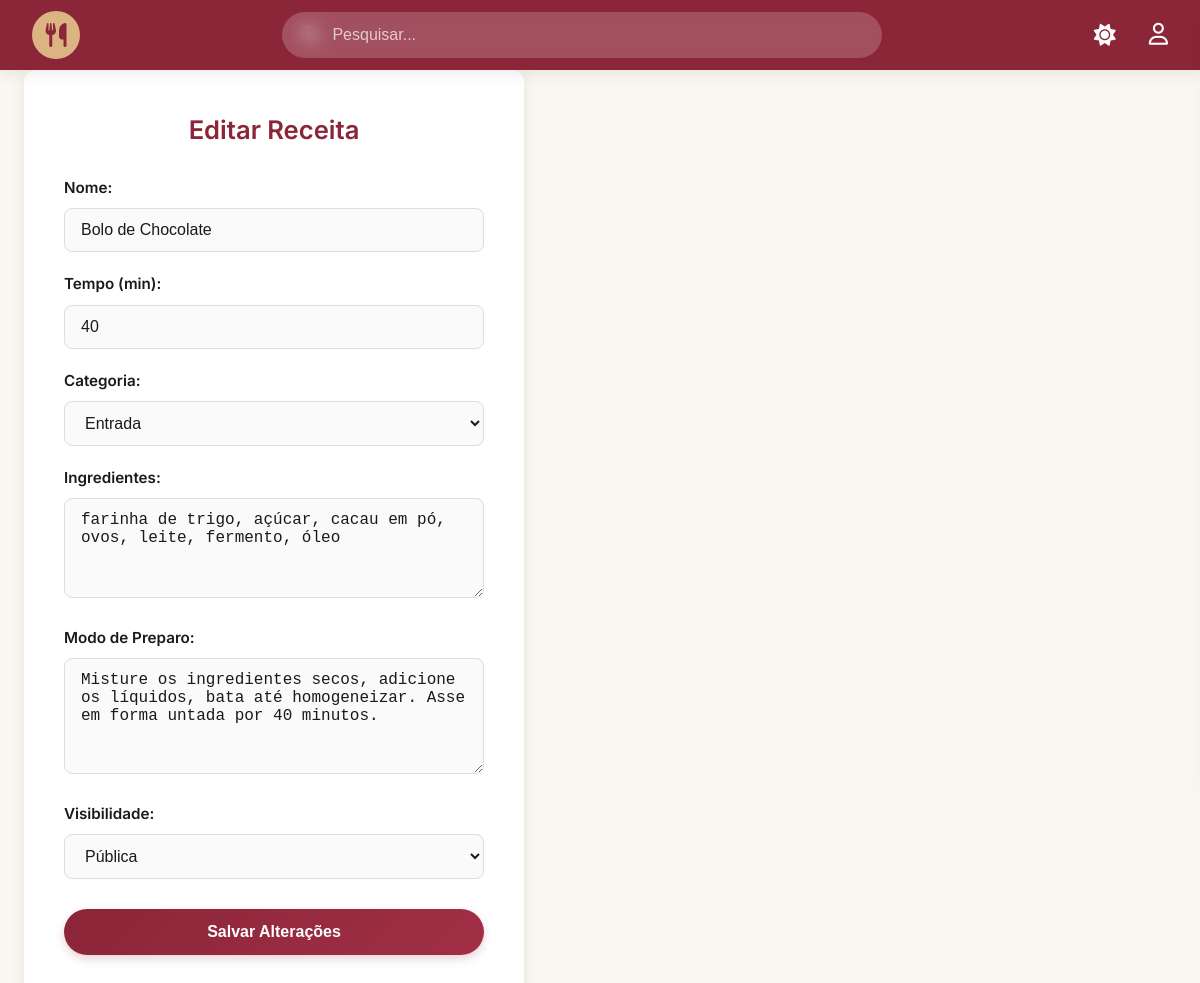
Page /views/recipes/recipe_edit.php?id=1 (signed in) on the committed database.
### tables this page shows
CREATE TABLE recipes (
    id INT AUTO_INCREMENT PRIMARY KEY,
    name VARCHAR(150) NOT NULL,
    ingredients TEXT NOT NULL,
    description TEXT,
    preparation_time INT,
    category VARCHAR(50),
    price DECIMAL(10, 2) DEFAULT 0.00,
    is_public BOOLEAN DEFAULT TRUE,
    
    user_id INT NULL,
    chef_id INT NULL,
    restaurant_id INT NULL,

    created_at TIMESTAMP DEFAULT CURRENT_TIMESTAMP,
    updated_at TIMESTAMP DEFAULT CURRENT_TIMESTAMP ON UPDATE CURRENT_TIMESTAMP,
    deleted_at DATETIME,

    CONSTRAINT fk_recipe_user FOREIGN KEY (user_id) REFERENCES users(id) ON DELETE CASCADE,
    CONSTRAINT fk_recipe_chef FOREIGN KEY (chef_id) REFERENCES chef(id) ON DELETE CASCADE,
    CONSTRAINT fk_recipe_restaurant FOREIGN KEY (restaurant_id) REFERENCES restaurants(id) ON DELETE CASCADE
);

### config/database.php (called while the page is built, shortened)
<?php
class database {
    private static $conexao = null;
    public static function getConexao() {
        if (self::$conexao === null) {
            try {
                $dsn = "mysql:host=" . DB_HOST . ";dbname=" . DB_NAME . ";charset=utf8mb4";
                self::$conexao = new PDO($dsn, DB_USER, DB_PASS, [
                    PDO::ATTR_ERRMODE => PDO::ERRMODE_EXCEPTION,
                    PDO::ATTR_DEFAULT_FETCH_MODE => PDO::FETCH_ASSOC,
                    PDO::ATTR_EMULATE_PREPARES => false,
                ]);
            } catch (PDOException $e) {
                die("Erro de conexão: " . $e->getMessage());
            }
        }
        return self::$conexao;
    }
}

### models/dao/recipeDAO.php (called while the page is built, shortened)
<?php
require_once dirname(__DIR__, 2) . '/config/database.php';
require_once dirname(__DIR__) . '/model/recipe.php';
class recipeDAO {
    private $conn;
    public function __construct() {
        $this->conn = database::getConexao();
    }
    public function read($id) {
        $sql = "SELECT r.*,
                COALESCE(u.name, c.name, res.name) as owner_name
                FROM recipes r
                LEFT JOIN users u ON r.user_id = u.id
                LEFT JOIN chef c ON r.chef_id = c.id
                LEFT JOIN restaurants res ON r.restaurant_id = res.id
                WHERE r.id = ?";
        $stmt = $this->conn->prepare($sql);
        $stmt->execute([$id]);
        $dados = $stmt->fetch(PDO::FETCH_ASSOC);
        $r = new Recipe(
            $dados['name'], $dados['ingredients'], $dados['description'],
            $dados['preparation_time'], $dados['category'], $dados['price'],
            $dados['is_public'], $dados['user_id'], $dados['chef_id'],
            $dados['restaurant_id'], $dados['id'], $dados['created_at']
        );
        $r->setOwnerName($dados['owner_name']);
        return $r;
    }
}

### models/model/recipe.php (called while the page is built, shortened)
<?php
class Recipe {
    private $name;
    private $ingredients;
    private $description;
    private $preparation_time;
    private $category;
    private $is_public;
    public function getName() { return $this->name; }
    public function getIngredients() { return $this->ingredients; }
    public function getDescription() { return $this->description; }
    public function getPreparationTime() { return $this->preparation_time; }
    public function getCategory() { return $this->category; }
    public function getIsPublic() { return $this->is_public; }
    public function setName($n) { $this->name = trim($n); }
    public function setIngredients($i) { $this->ingredients = trim($i); }
    public function setDescription($d) { $this->description = trim($d); }
    public function setPreparationTime($pt) { $this->preparation_time = $pt; }
    public function setCategory($c) { $this->category = trim($c); }
    public function setIsPublic($ip) { $this->is_public = (int)$ip; }
}

### views/recipes/recipe_edit.php (the view, shortened to what this page needs)
<?php
require_once ROOT_PATH . '/models/model/recipe.php';
require_once ROOT_PATH . '/models/dao/recipeDAO.php';
$dao = new recipeDAO();
$receita = null;
if (isset($_GET['id'])) {
    $receita = $dao->read($_GET['id']);
}
require_once ROOT_PATH . '/base.php';
?>
<div class="container">
    <div class="form-wrapper">
        <h2 style="color: #8b2538; text-align: center;">Editar Receita</h2>
        <form method="POST">
            <div class="form-group">
                <label>Nome:</label>
                <input type="text" name="name" value="<?= htmlspecialchars($receita->getName()) ?>" required>
            </div>
            <div class="form-row">
                <div class="form-group">
                    <label>Tempo (min):</label>
                    <input type="number" name="preparation_time" value="<?= $receita->getPreparationTime() ?>">
                </div>
                <div class="form-group">
                    <label>Categoria:</label>
                    <select name="category">
                        <option value="entrada" <?= $receita->getCategory() == 'entrada' ? 'selected' : '' ?>>Entrada</option>
                    </select>
                </div>
            </div>
            <div class="form-group">
                <label>Ingredientes:</label>
                <textarea name="ingredients" rows="4" required><?= htmlspecialchars($receita->getIngredients()) ?></textarea>
            </div>
            <div class="form-group">
                <label>Modo de Preparo:</label>
                <textarea name="description" rows="5"><?= htmlspecialchars($receita->getDescription()) ?></textarea>
            </div>
            <div class="form-row">
                <div class="form-group">
                    <label>Visibilidade:</label>
                    <select name="is_public">
                        <option value="1" <?= $receita->getIsPublic() == 1 ? 'selected' : '' ?>>Pública</option>
                    </select>
                </div>
            </div>
            <button type="submit" class="btn-submit">Salvar Alterações</button>
        </form>
    </div>
</div>

### static/style.css (style rules this page uses)
:root { --bg: #faf7f0; --surface: #ffffff; --text: #1a1a1a; --text-secondary:#5a5a5a; --primary: #8b2538; --primary-hover: #a12f45; --accent: #dcb382; --accent-hover: #c49b5e; --border: #e1dacb; --input-bg: #fafafa; --input-border: #ddd; --danger: #e74c3c; --danger-hover: #c0392b; --warning-bg: #fff3cd; --warning-text: #856404; --warning-border:#ffeeba; --success-bg: #d4edda; --success-text: #155724; --error-bg: #fde8e8; --error-text: #9b1c1c; --shadow-sm: 0 1px 3px rgba(0,0,0,0.06); --shadow-md: 0 4px 15px rgba(0,0,0,0.08); --shadow-lg: 0 10px 30px rgba(0,0,0,0.12); --transition: 0.25s ease-in-out; --radius-sm: 6px; --radius-md: 12px; --radius-lg: 24px; --max-width: 1280px; }
*, *::before, *::after { box-sizing: border-box; margin: 0; padding: 0; }
html { scroll-behavior: smooth; }
body { font-family: 'Inter', 'Segoe UI', Tahoma, Geneva, Verdana, sans-serif; background-color: var(--bg); color: var(--text); line-height: 1.6; transition: background-color var(--transition), color var(--transition); min-height: 100vh; display: flex; flex-direction: column; }
.container { max-width: var(--max-width); margin: 0 auto; padding: 0 24px; width: 100%; }
.auth-card, .form-card, .form-wrapper { background: var(--surface); padding: 40px; border-radius: var(--radius-md); box-shadow: var(--shadow-md); width: 100%; max-width: 500px; box-sizing: border-box; transition: background var(--transition), box-shadow var(--transition); }
.auth-card h2, .form-card h2, .form-wrapper h2 { color: var(--primary); margin-top: 0; margin-bottom: 25px; font-size: 1.6rem; text-align: center; font-weight: 600; }
.form-group { margin-bottom: 20px; }
.form-group label { display: block; margin-bottom: 8px; font-weight: 600; color: var(--text); font-size: 0.95rem; }
.form-group input:not([type="checkbox"]):not([type="file"]), .form-group textarea, .form-group select { width: 100%; padding: 12px 16px; border: 1px solid var(--input-border); border-radius: 8px; box-sizing: border-box; outline: none; font-size: 1rem; transition: all 0.2s; background-color: var(--input-bg); color: var(--text); }
.form-group textarea { resize: vertical; min-height: 100px; }
.btn-auth, .btn-submit, .btn-next { background: linear-gradient(135deg, var(--primary), var(--primary-hover)); color: #fff; border: none; padding: 14px; font-size: 1rem; font-weight: bold; border-radius: 50px; cursor: pointer; width: 100%; transition: 0.3s ease; margin-top: 10px; box-shadow: 0 4px 10px rgba(139, 37, 56, 0.2); }

### rows in the picture
recipes: name "Bolo de Chocolate", preparation_time "40", ingredients "farinha de trigo, açúcar, cacau em pó, ovos, leite, fermento, óleo", description "Misture os ingredientes secos, adicione os líquidos, bata até homogeneizar. Asse em forma untada por 40 minutos.", is_public "Pública"
